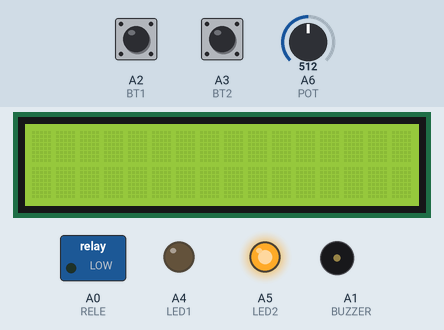
Recording of a sketch running on a simulated Arduino Nano, built with avr-gcc and run on an emulated ATmega328P. Parts: 16×2 character LCD, switched loads named in the sketch (green lamp = pin HIGH), output pins drawn as LEDs (lit = HIGH), buzzer (waves = sounding, pin HIGH). The test bench sets the inputs (shaded band); at power-on: A2 (BT1) HIGH, A3 (BT2) HIGH, A6 (POT) = 512. What the sketch prints to the serial monitor is not drawn.

Above: at 1.2 s.
1.3 s: A2 (BT1) pulled LOW for 0.15 s
At 3.1 s:
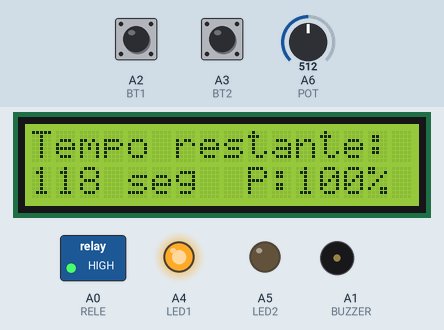
3.8 s: A3 (BT2) pulled LOW for 0.15 s
At 5.0 s:
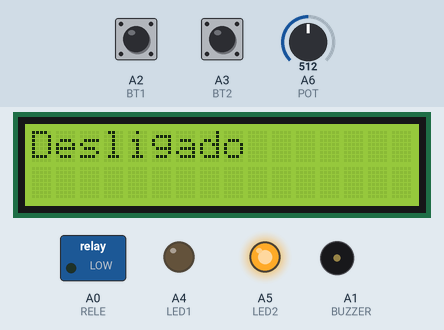
5.4 s: A2 (BT1) pulled LOW for 3.2 s
At 7.3 s:
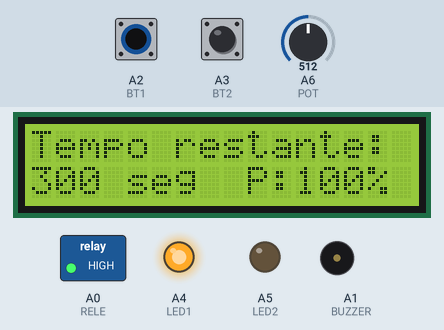
11.6 s: A3 (BT2) pulled LOW for 1 s
At 12.5 s:
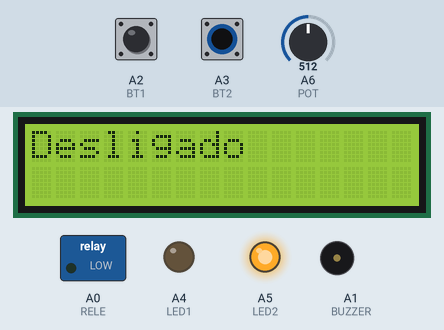
14.1 s: A2 (BT1) pulled LOW for 3.2 s
At 14.15 s:
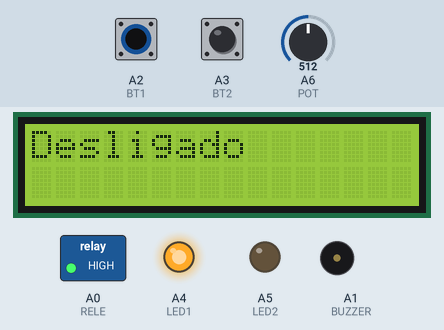
20.3 s: A3 (BT2) pulled LOW for 3.2 s
At 21.6 s:
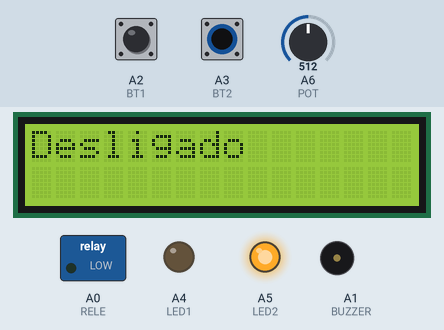
Timing chart, 0 to 23.3 s (numbered marks = the images above; inputs shaded):
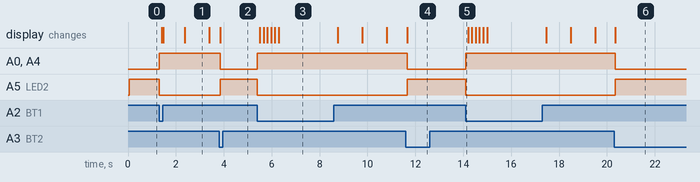

Measured:
- after the input at 1.3 s, A0 (RELE), A4 (LED1): LOW → HIGH at once; A5 (LED2): HIGH → LOW at once; the display: first changes after 0.11 s (image 1 shows a later state)
- after the input at 3.8 s, A0 (RELE), A4 (LED1): HIGH → LOW after 0.05 s; A5 (LED2): LOW → HIGH after 0.05 s; the display: changes after 0.05 s (image 2)
- after the input at 5.4 s, A0 (RELE), A4 (LED1): LOW → HIGH at once; A5 (LED2): HIGH → LOW at once; the display: first changes after 0.11 s (image 3 shows a later state)
- after the input at 11.6 s, A0 (RELE), A4 (LED1): HIGH → LOW after 0.05 s; A5 (LED2): LOW → HIGH after 0.05 s; the display: changes after 0.05 s (image 4)
- after the input at 14.1 s, A0 (RELE), A4 (LED1): LOW → HIGH at once; A5 (LED2): HIGH → LOW at once
- after the input at 20.3 s, A0 (RELE), A4 (LED1): HIGH → LOW after 0.05 s; A5 (LED2): LOW → HIGH after 0.05 s; the display: changes after 0.05 s (image 6)
- what the display in image 1 shows lasts 1.0 s, from 2.4 s to 3.4 s

The sketch:

TEMPORIZADOR.ino
```cpp
#define RELE A0    //chavear tomada para o ferro de solda
#define BUZZER A1  //alerta
#define BT1 A2     //liga timer
#define BT2 A3     //para timer
#define LED1 A4    //led verde
#define LED2 A5    //led vermelho
#define POT A6     //configurar potencia
#include <LiquidCrystal.h>

long duracao = 0;      //tempo ligado
bool ativo = false;    //estado temporizador
long intervalo;        //diminuir 2 segundo
int bip1, bip2, bip3;  //alertas buzzer

LiquidCrystal lcd(12, 11, 10, 9, 8, 7);

void setup() {
  Serial.begin(9600);
  lcd.begin(16, 2);

  pinMode(BT1, INPUT_PULLUP);
  pinMode(BT2, INPUT_PULLUP);
  pinMode(POT, INPUT);
  pinMode(LED1, OUTPUT);
  pinMode(LED2, OUTPUT);
  pinMode(BUZZER, OUTPUT);
  pinMode(RELE, OUTPUT);

  digitalWrite(RELE, LOW);   //rele iniciar desligado
  digitalWrite(LED2, HIGH);  //led vermelho iniciar desligado
}

void loop() {

  //potenciometro para controle da potencia
  float pot = analogRead(POT);
  float pot_true = (5.0 * pot) / 1023.0;

  if (digitalRead(BT1) == LOW && !ativo) {  //ligar timer
    bip1 = 0;                               //alerta 15s
    bip2 = 0;                               //alerta 5s
    bip3 = 0;                               //alerta 0s
    comecar_tempo();
  }

  if (digitalRead(BT2) == LOW && ativo) {  //encerrar timer
    parar_tempo();
  }

  if (ativo) {  //função temporizador
    long tempo_restante = duracao;
    int press;

    if (millis() - intervalo > 1000) {  //diminuir 1 segundo
      Serial.println("teste");
      duracao = duracao - 1000;
      intervalo = millis();
    }
    if (digitalRead(BT1) == HIGH) {  //trava botao
      press = 0;
    }
    if (digitalRead(BT1) == LOW && press == 0) {
      press = 1;
      delay(100);
      if (duracao + 60000 > 300000) {  //limite de 5 min
        duracao = 300000;
      } else {
        duracao = duracao + 60000;  //incrementar duração (1 min=60000ms)
      }
    }
    if (tempo_restante <= 15000 && bip1 == 0) {  //alerta 15 segundos
      digitalWrite(BUZZER, HIGH);
      delay(200);
      digitalWrite(BUZZER, LOW);
      bip1 = 1;
    }
    if (tempo_restante <= 5000 && bip2 == 0) {  //alerta 5 segundos
      digitalWrite(BUZZER, HIGH);
      delay(500);
      digitalWrite(BUZZER, LOW);
      bip2 = 1;
    }
    if (tempo_restante <= 1000 && bip3 == 0) {  //alerta 0 segundos
      digitalWrite(BUZZER, HIGH);
      delay(1000);
      digitalWrite(BUZZER, LOW);
      bip3 == 1;
    }
    if (tempo_restante <= 0) {  //tempo acabou
      analogWrite(RELE, 0);     //desligar rele
      lcd.clear();
      lcd.print("Tempo esgotado");
      delay(50);
    } else if (tempo_restante > 0) {
      TELA(tempo_restante, 100);  //enviar tempo restante e potencia do ferro
    }
  }
}
void comecar_tempo() {       //setup timer
  digitalWrite(RELE, HIGH);  //ligar rele(220VAC)
  digitalWrite(LED1, HIGH);  //led verde ligado
  digitalWrite(LED2, LOW);   //led vermelho desligado
  duracao = 60000;           //duração inicial
  ativo = true;              //ativar temporizador
}
void parar_tempo() {          //desligar
  digitalWrite(BUZZER, LOW);  //desligar buzzer
  digitalWrite(RELE, LOW);    //desligar rele(30VAC)
  digitalWrite(LED1, LOW);    //led verde desligado

  digitalWrite(LED2, HIGH);   //led vermelho ligado
  lcd.clear();
  lcd.print("Desligado ");
  ativo = false;
}

void TELA(long tempo_restante, int potencia) {  //função para atualizar lcd
  lcd.clear();
  lcd.print("Tempo restante: ");
  lcd.setCursor(0, 1);               //linha de baixo
  lcd.print(tempo_restante / 1000);  //millisegundos dividos por mil = segundos
  lcd.print(" seg  ");
  lcd.print("P:");
  lcd.print(potencia);  //potencia ferro de solda
  lcd.print("%");
  delay(50);
}
```
